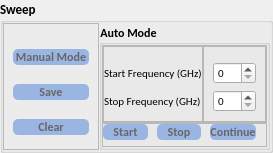
            <widget class="QGroupBox" name="groupBox_5">
             <property name="sizePolicy">
              <sizepolicy hsizetype="Preferred" vsizetype="Expanding">
               <horstretch>0</horstretch>
               <verstretch>2</verstretch>
              </sizepolicy>
             </property>
             <property name="font">
              <font>
               <family>Calibri</family>
               <pointsize>10</pointsize>
               <weight>75</weight>
               <bold>true</bold>
              </font>
             </property>
             <property name="title">
              <string>Sweep</string>
             </property>
             <layout class="QHBoxLayout" name="horizontalLayout_7">
              <property name="spacing">
               <number>0</number>
              </property>
              <property name="leftMargin">
               <number>0</number>
              </property>
              <property name="topMargin">
               <number>0</number>
              </property>
              <property name="rightMargin">
               <number>0</number>
              </property>
              <property name="bottomMargin">
               <number>0</number>
              </property>
              <item>
               <widget class="QFrame" name="frame_4">
                <property name="sizePolicy">
                 <sizepolicy hsizetype="Expanding" vsizetype="Preferred">
                  <horstretch>2</horstretch>
                  <verstretch>0</verstretch>
                 </sizepolicy>
                </property>
                <property name="font">
                 <font>
                  <family>Times New Roman</family>
                  <pointsize>8</pointsize>
                 </font>
                </property>
                <property name="whatsThis">
                 <string notr="true"/>
                </property>
                <property name="styleSheet">
                 <string notr="true">QPushButton, #b_manubutton{
	border:none;
	
	background-color: rgb(155, 181, 226);
	color: rgb(102, 102, 102);
	border-radius:5px;
}

QPushButton, #b_manubutton:hover{
	border:none;
	
	color: rgb(102, 102, 102);
	background-color: rgb(216, 223, 234);
	border-radius:5px;
}
QPushButton, #b_manubutton:pressed{
	border:none;
	
	color: rgb(255, 255, 255);
	
	background-color: rgb(142, 171, 221);
	border-radius:5px;
}
QPushButton, #b_savebutton{
	border:none;
	
	background-color: rgb(155, 181, 226);
	color: rgb(102, 102, 102);
	border-radius:5px;
}

QPushButton, #b_savebutton:hover{
	border:none;
	
	color: rgb(102, 102, 102);
	background-color: rgb(216, 223, 234);
	border-radius:5px;
}
QPushButton, #b_savebutton:pressed{
	border:none;
	
	color: rgb(255, 255, 255);
	
	background-color: rgb(142, 171, 221);
	border-radius:5px;
}
QPushButton, #b_clearbutton{
	border:none;
	
	background-color: rgb(155, 181, 226);
	color: rgb(102, 102, 102);
	border-radius:5px;
}

QPushButton, #b_clearbutton:hover{
	border:none;
	
	color: rgb(102, 102, 102);
	background-color: rgb(216, 223, 234);
	border-radius:5px;
}
QPushButton, #b_clearbutton:pressed{
	border:none;
	
	color: rgb(255, 255, 255);
	
	background-color: rgb(142, 171, 221);
	border-radius:5px;
}</string>
                </property>
                <property name="frameShape">
                 <enum>QFrame::StyledPanel</enum>
                </property>
                <property name="frameShadow">
                 <enum>QFrame::Raised</enum>
                </property>
                <layout class="QVBoxLayout" name="verticalLayout_12">
                 <property name="spacing">
                  <number>9</number>
                 </property>
                 <property name="topMargin">
                  <number>15</number>
                 </property>
                 <property name="bottomMargin">
                  <number>4</number>
                 </property>
                 <item>
                  <widget class="QPushButton" name="b_manubutton">
                   <property name="font">
                    <font>
                     <family>Calibri</family>
                     <pointsize>9</pointsize>
                     <weight>75</weight>
                     <bold>true</bold>
                    </font>
                   </property>
                   <property name="text">
                    <string> Manual Mode </string>
                   </property>
                  </widget>
                 </item>
                 <item>
                  <widget class="QPushButton" name="b_savebutton">
                   <property name="font">
                    <font>
                     <family>Calibri</family>
                     <pointsize>9</pointsize>
                     <weight>75</weight>
                     <bold>true</bold>
                    </font>
                   </property>
                   <property name="text">
                    <string>Save</string>
                   </property>
                  </widget>
                 </item>
                 <item>
                  <widget class="QPushButton" name="b_clearbutton">
                   <property name="font">
                    <font>
                     <family>Calibri</family>
                     <weight>75</weight>
                     <bold>true</bold>
                    </font>
                   </property>
                   <property name="text">
                    <string>Clear</string>
                   </property>
                  </widget>
                 </item>
                </layout>
               </widget>
              </item>
              <item>
               <widget class="QGroupBox" name="groupBox_6">
                <property name="sizePolicy">
                 <sizepolicy hsizetype="Expanding" vsizetype="Preferred">
                  <horstretch>8</horstretch>
                  <verstretch>0</verstretch>
                 </sizepolicy>
                </property>
                <property name="font">
                 <font>
                  <family>Calibri</family>
                  <pointsize>9</pointsize>
                  <weight>75</weight>
                  <bold>true</bold>
                 </font>
                </property>
                <property name="styleSheet">
                 <string notr="true">QGroupBox, #groupBox_6::title{
	
	
	color: rgb(0, 0, 0);
}</string>
                </property>
                <property name="title">
                 <string>Auto Mode</string>
                </property>
                <layout class="QVBoxLayout" name="verticalLayout_13">
                 <property name="spacing">
                  <number>0</number>
                 </property>
                 <property name="leftMargin">
                  <number>0</number>
                 </property>
                 <property name="topMargin">
                  <number>0</number>
                 </property>
                 <property name="rightMargin">
                  <number>0</number>
                 </property>
                 <property name="bottomMargin">
                  <number>0</number>
                 </property>
                 <item>
                  <widget class="QFrame" name="frame_16">
                   <property name="sizePolicy">
                    <sizepolicy hsizetype="Preferred" vsizetype="Expanding">
                     <horstretch>0</horstretch>
                     <verstretch>3</verstretch>
                    </sizepolicy>
                   </property>
                   <property name="font">
                    <font>
                     <family>Times New Roman</family>
                     <pointsize>8</pointsize>
                    </font>
                   </property>
                   <property name="frameShape">
                    <enum>QFrame::StyledPanel</enum>
                   </property>
                   <property name="frameShadow">
                    <enum>QFrame::Raised</enum>
                   </property>
                   <property name="lineWidth">
                    <number>0</number>
                   </property>
                   <layout class="QHBoxLayout" name="horizontalLayout_8">
                    <property name="spacing">
                     <number>0</number>
                    </property>
                    <property name="leftMargin">
                     <number>0</number>
                    </property>
                    <property name="topMargin">
                     <number>0</number>
                    </property>
                    <property name="rightMargin">
                     <number>0</number>
                    </property>
                    <property name="bottomMargin">
                     <number>0</number>
                    </property>
                    <item>
                     <widget class="QFrame" name="frame_17">
                      <property name="sizePolicy">
                       <sizepolicy hsizetype="Expanding" vsizetype="Preferred">
                        <horstretch>2</horstretch>
                        <verstretch>0</verstretch>
                       </sizepolicy>
                      </property>
                      <property name="font">
                       <font>
                        <family>Times New Roman</family>
                        <pointsize>8</pointsize>
                       </font>
                      </property>
                      <property name="frameShape">
                       <enum>QFrame::StyledPanel</enum>
                      </property>
                      <property name="frameShadow">
                       <enum>QFrame::Raised</enum>
                      </property>
                      <layout class="QVBoxLayout" name="verticalLayout_14">
                       <property name="leftMargin">
                        <number>0</number>
                       </property>
                       <property name="topMargin">
                        <number>15</number>
                       </property>
                       <property name="rightMargin">
                        <number>0</number>
                       </property>
                       <property name="bottomMargin">
                        <number>9</number>
                       </property>
                       <item>
                        <widget class="QLabel" name="label_15">
                         <property name="font">
                          <font>
                           <family>Calibri</family>
                           <pointsize>8</pointsize>
                          </font>
                         </property>
                         <property name="text">
                          <string>Start Frequency (GHz)</string>
                         </property>
                        </widget>
                       </item>
                       <item>
                        <widget class="QLabel" name="label_16">
                         <property name="font">
                          <font>
                           <family>Calibri</family>
                           <pointsize>8</pointsize>
                          </font>
                         </property>
                         <property name="text">
                          <string>Stop Frequency (GHz)</string>
                         </property>
                        </widget>
                       </item>
                      </layout>
                     </widget>
                    </item>
                    <item>
                     <widget class="QFrame" name="frame_18">
                      <property name="sizePolicy">
                       <sizepolicy hsizetype="Expanding" vsizetype="Preferred">
                        <horstretch>3</horstretch>
                        <verstretch>0</verstretch>
                       </sizepolicy>
                      </property>
                      <property name="frameShape">
                       <enum>QFrame::StyledPanel</enum>
                      </property>
                      <property name="frameShadow">
                       <enum>QFrame::Raised</enum>
                      </property>
                      <layout class="QVBoxLayout" name="verticalLayout_15">
                       <property name="leftMargin">
                        <number>9</number>
                       </property>
                       <property name="topMargin">
                        <number>15</number>
                       </property>
                       <item>
                        <widget class="QDoubleSpinBox" name="b_autobox_begin">
                         <property name="font">
                          <font>
                           <family>Calibri</family>
                           <pointsize>8</pointsize>
                          </font>
                         </property>
                         <property name="decimals">
                          <number>0</number>
                         </property>
                         <property name="maximum">
                          <double>500.000000000000000</double>
                         </property>
                        </widget>
                       </item>
                       <item>
                        <widget class="QDoubleSpinBox" name="b_autobox_stop">
                         <property name="font">
                          <font>
                           <family>Calibri</family>
                           <pointsize>8</pointsize>
                          </font>
                         </property>
                         <property name="decimals">
                          <number>0</number>
                         </property>
                         <property name="maximum">
                          <double>500.000000000000000</double>
                         </property>
                        </widget>
                       </item>
                      </layout>
                     </widget>
                    </item>
                   </layout>
                  </widget>
                 </item>
                 <item>
                  <widget class="QFrame" name="frame_15">
                   <property name="sizePolicy">
                    <sizepolicy hsizetype="Preferred" vsizetype="Expanding">
                     <horstretch>0</horstretch>
                     <verstretch>1</verstretch>
                    </sizepolicy>
                   </property>
                   <property name="font">
                    <font>
                     <family>Times New Roman</family>
                     <pointsize>8</pointsize>
                    </font>
                   </property>
                   <property name="styleSheet">
                    <string notr="true">QPushButton, #b_autobutton_begin{
	border:none;
	
	background-color: rgb(155, 181, 226);
	color: rgb(102, 102, 102);
	border-radius:5px;
}

QPushButton, #b_autobutton_begin:hover{
	border:none;
	
	color: rgb(102, 102, 102);
	background-color: rgb(216, 223, 234);
	border-radius:5px;
}
QPushButton, #b_autobutton_begin:pressed{
	border:none;
	
	color: rgb(255, 255, 255);
	
	background-color: rgb(142, 171, 221);
	border-radius:5px;
}
QPushButton, #b_autobutton_stop{
	border:none;
	
	background-color: rgb(155, 181, 226);
	color: rgb(102, 102, 102);
	border-radius:5px;
}

QPushButton, #b_autobutton_stop:hover{
	border:none;
	
	color: rgb(102, 102, 102);
	background-color: rgb(216, 223, 234);
	border-radius:5px;
}
QPushButton, #b_autobutton_stop:pressed{
	border:none;
	
	color: rgb(255, 255, 255);
	
	background-color: rgb(142, 171, 221);
	border-radius:5px;
}
QPushButton, #b_autobutton_conti{
	border:none;
	
	background-color: rgb(155, 181, 226);
	color: rgb(102, 102, 102);
	border-radius:5px;
}

QPushButton, #b_autobutton_conti:hover{
	border:none;
	
	color: rgb(102, 102, 102);
	background-color: rgb(216, 223, 234);
	border-radius:5px;
}
QPushButton, #b_autobutton_conti:pressed{
	border:none;
	
	color: rgb(255, 255, 255);
	
	background-color: rgb(142, 171, 221);
	border-radius:5px;
}</string>
                   </property>
                   <property name="frameShape">
                    <enum>QFrame::StyledPanel</enum>
                   </property>
                   <property name="frameShadow">
                    <enum>QFrame::Raised</enum>
                   </property>
                   <property name="lineWidth">
                    <number>0</number>
                   </property>
                   <layout class="QHBoxLayout" name="horizontalLayout_9">
                    <property name="spacing">
                     <number>9</number>
                    </property>
                    <property name="leftMargin">
                     <number>0</number>
                    </property>
                    <property name="topMargin">
                     <number>0</number>
                    </property>
                    <property name="rightMargin">
                     <number>10</number>
                    </property>
                    <property name="bottomMargin">
                     <number>6</number>
                    </property>
                    <item>
                     <widget class="QPushButton" name="b_autobutton_begin">
                      <property name="font">
                       <font>
                        <family>Calibri</family>
                        <pointsize>9</pointsize>
                        <weight>75</weight>
                        <bold>true</bold>
                       </font>
                      </property>
                      <property name="text">
                       <string>Start</string>
                      </property>
                     </widget>
                    </item>
                    <item>
                     <widget class="QPushButton" name="b_autobutton_stop">
                      <property name="font">
                       <font>
                        <family>Calibri</family>
                        <pointsize>9</pointsize>
                        <weight>75</weight>
                        <bold>true</bold>
                       </font>
                      </property>
                      <property name="text">
                       <string>Stop</string>
                      </property>
                     </widget>
                    </item>
                    <item>
                     <widget class="QPushButton" name="b_autobutton_conti">
                      <property name="font">
                       <font>
                        <family>Calibri</family>
                        <pointsize>9</pointsize>
                        <weight>75</weight>
                        <bold>true</bold>
                       </font>
                      </property>
                      <property name="text">
                       <string>Continue</string>
                      </property>
                     </widget>
                    </item>
                   </layout>
                  </widget>
                 </item>
                </layout>
               </widget>
              </item>
             </layout>
            </widget>
